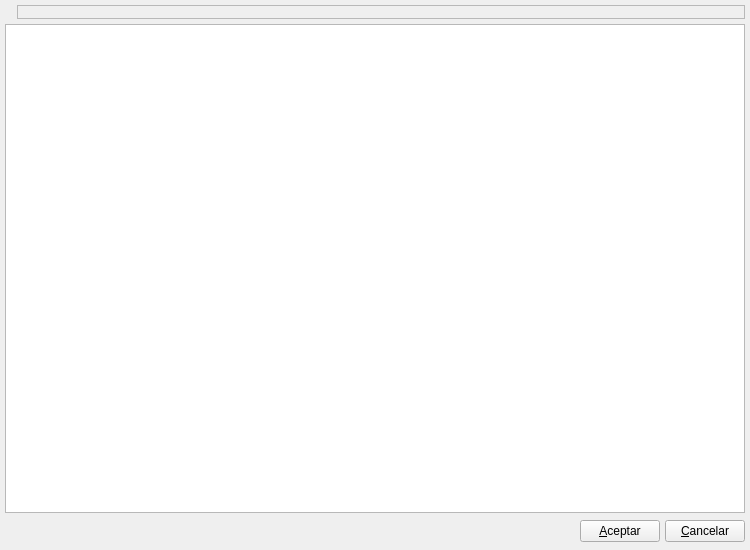
<ui version="4.0" >
 <author>Tomeu Borrás Riera</author>
 <class>ListTipoIVABase</class>
 <widget class="QWidget" name="ListTipoIVABase" >
  <property name="geometry" >
   <rect>
    <x>0</x>
    <y>0</y>
    <width>750</width>
    <height>550</height>
   </rect>
  </property>
  <property name="windowTitle" >
   <string>Tipos de IVA</string>
  </property>
  <property name="windowIcon" >
   <iconset resource="../../bulmages.qrc" >
    <normaloff>:/Bulmafact48x48/images/png/48x48/i_bulmages_iva.48x48.png</normaloff>:/Bulmafact48x48/images/png/48x48/i_bulmages_iva.48x48.png</iconset>
  </property>
  <layout class="QGridLayout" >
   <property name="margin" >
    <number>5</number>
   </property>
   <property name="spacing" >
    <number>5</number>
   </property>
   <item row="2" column="0" >
    <layout class="QHBoxLayout" >
     <property name="spacing" >
      <number>5</number>
     </property>
     <property name="margin" >
      <number>0</number>
     </property>
     <item>
      <spacer>
       <property name="orientation" >
        <enum>Qt::Horizontal</enum>
       </property>
       <property name="sizeHint" stdset="0" >
        <size>
         <width>151</width>
         <height>27</height>
        </size>
       </property>
      </spacer>
     </item>
     <item>
      <widget class="QPushButton" name="mui_aceptar" >
       <property name="text" >
        <string>&amp;Aceptar</string>
       </property>
      </widget>
     </item>
     <item>
      <widget class="QPushButton" name="mui_cancelar" >
       <property name="text" >
        <string>&amp;Cancelar</string>
       </property>
      </widget>
     </item>
    </layout>
   </item>
   <item row="0" column="0" >
    <layout class="QHBoxLayout" >
     <property name="spacing" >
      <number>5</number>
     </property>
     <property name="margin" >
      <number>0</number>
     </property>
     <item>
      <widget class="QLabel" name="label" >
       <property name="maximumSize" >
        <size>
         <width>48</width>
         <height>48</height>
        </size>
       </property>
       <property name="pixmap" >
        <pixmap resource="../../bulmages.qrc" >:/Images/vat.svg</pixmap>
       </property>
       <property name="scaledContents" >
        <bool>true</bool>
       </property>
      </widget>
     </item>
     <item>
      <widget class="QFrame" name="frame" >
       <property name="sizePolicy" >
        <sizepolicy vsizetype="Preferred" hsizetype="Expanding" >
         <horstretch>0</horstretch>
         <verstretch>0</verstretch>
        </sizepolicy>
       </property>
       <property name="frameShape" >
        <enum>QFrame::StyledPanel</enum>
       </property>
       <property name="frameShadow" >
        <enum>QFrame::Raised</enum>
       </property>
      </widget>
     </item>
    </layout>
   </item>
   <item row="1" column="0" >
    <widget class="ListTipoIVASubForm" name="mui_listado" >
     <property name="horizontalScrollMode" >
      <enum>QAbstractItemView::ScrollPerPixel</enum>
     </property>
    </widget>
   </item>
  </layout>
 </widget>
 <layoutdefault spacing="2" margin="6" />
 <customwidgets>
  <customwidget>
   <class>ListTipoIVASubForm</class>
   <extends>QTableWidget</extends>
   <header>listtipoivaview.h</header>
  </customwidget>
 </customwidgets>
 <resources>
  <include location="../../bulmages.qrc" />
 </resources>
 <connections>
  <connection>
   <sender>mui_cancelar</sender>
   <signal>clicked()</signal>
   <receiver>ListTipoIVABase</receiver>
   <slot>close()</slot>
   <hints>
    <hint type="sourcelabel" >
     <x>311</x>
     <y>563</y>
    </hint>
    <hint type="destinationlabel" >
     <x>6</x>
     <y>564</y>
    </hint>
   </hints>
  </connection>
 </connections>
</ui>
